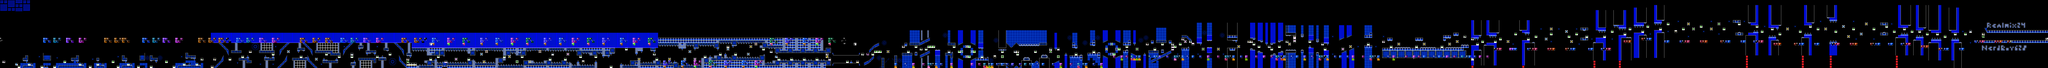

A level layout from a 2D game, rendered from its tile map. Below: a short description, then the map file with tile-grid data replaced by summaries:
An orthogonal 806x27 tile map with 16x16 px tiles, 2 tile layers (SP, ...), 2 tilesets, 2 image layers.

<map version="1.10" tiledversion="1.11.2" orientation="orthogonal" renderorder="right-down" width="806" height="27" tilewidth="16" tileheight="16" infinite="0" nextlayerid="5" nextobjectid="1">
 <editorsettings>
  <chunksize width="16" height="27" />
  <export target="stereomadness.csv" format="csv" />
 </editorsettings>
 <tileset firstgid="1" name="famidash" tilewidth="16" tileheight="16" tilecount="256" columns="16">
  <image source="../../../GRAPHICS/famidash.bmp" width="256" height="256" />
 </tileset>
 <tileset firstgid="257" name="sprites" tilewidth="16" tileheight="16" tilecount="256" columns="16">
  <image source="../../../GRAPHICS/sprites.png" width="256" height="256" />
 </tileset>
 <imagelayer id="3" name="Image Layer 1" parallaxx="0.9" parallaxy="0.9" repeatx="1" repeaty="1">
  <image source="../../../GRAPHICS/Old/parallax Blue.bmp" width="144" height="72" />
 </imagelayer>
 <imagelayer id="4" name="Image Layer 2" offsetx="0" offsety="432" repeatx="1">
  <image source="../../../GRAPHICS/ground.bmp" width="64" height="128" />
 </imagelayer>
 <layer id="1" width="806" height="27">
  <data>[21762 cells, 21762 non-empty, 112 distinct tile ids]</data>
 </layer>
 <layer id="2" name="SP" width="806" height="27">
  <data>[21762 cells, 727 non-empty, 80 distinct tile ids]</data>
 </layer>
</map>
